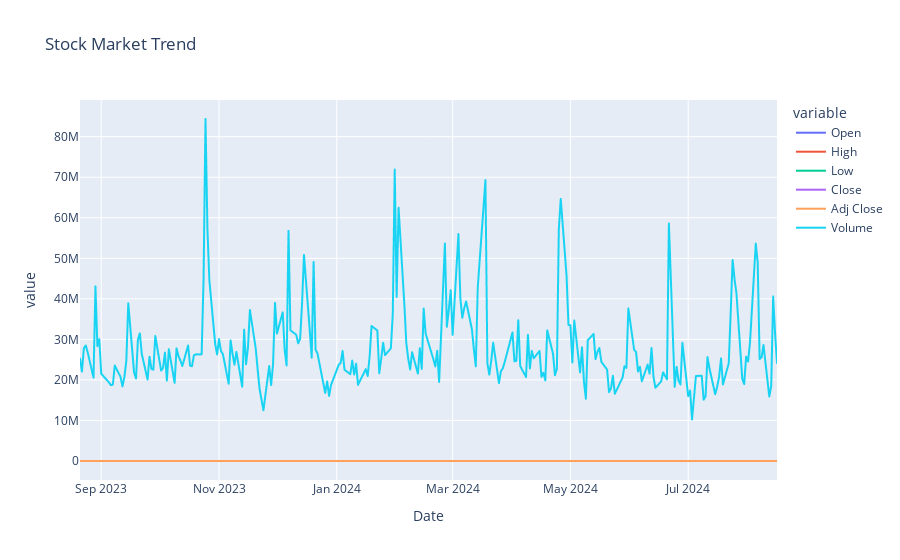

Here is the notebook cell this chart was saved with:
### Code cell
#Time Series and Dataset correlation: 
fig = px.line(df, x="Date", y=df.columns, title="Stock Market Trend")
fig.show()

### Figure 1 — Plotly figure (JSON) as saved in the notebook; plotly's stock layout.template omitted (floating-point values rounded to 4 significant figures; data arrays with more than 128 entries replaced by an {"elided": "..."} marker saying what was removed)
{"data": [{"hovertemplate": "variable=Open<br>Date=%{x}<br>value=%{y}<extra></extra>", "legendgroup": "Open", "line": {"color": "#636efa", "dash": "solid"}, "marker": {"symbol": "circle"}, "mode": "lines", "name": "Open", "showlegend": true, "type": "scattergl", "x": {"elided": "250 str values"}, "xaxis": "x", "y": {"elided": "250 float values"}, "yaxis": "y"}, {"hovertemplate": "variable=High<br>Date=%{x}<br>value=%{y}<extra></extra>", "legendgroup": "High", "line": {"color": "#EF553B", "dash": "solid"}, "marker": {"symbol": "circle"}, "mode": "lines", "name": "High", "showlegend": true, "type": "scattergl", "x": {"elided": "250 str values"}, "xaxis": "x", "y": {"elided": "250 float values"}, "yaxis": "y"}, {"hovertemplate": "variable=Low<br>Date=%{x}<br>value=%{y}<extra></extra>", "legendgroup": "Low", "line": {"color": "#00cc96", "dash": "solid"}, "marker": {"symbol": "circle"}, "mode": "lines", "name": "Low", "showlegend": true, "type": "scattergl", "x": {"elided": "250 str values"}, "xaxis": "x", "y": {"elided": "250 float values"}, "yaxis": "y"}, {"hovertemplate": "variable=Close<br>Date=%{x}<br>value=%{y}<extra></extra>", "legendgroup": "Close", "line": {"color": "#ab63fa", "dash": "solid"}, "marker": {"symbol": "circle"}, "mode": "lines", "name": "Close", "showlegend": true, "type": "scattergl", "x": {"elided": "250 str values"}, "xaxis": "x", "y": {"elided": "250 float values"}, "yaxis": "y"}, {"hovertemplate": "variable=Adj Close<br>Date=%{x}<br>value=%{y}<extra></extra>", "legendgroup": "Adj Close", "line": {"color": "#FFA15A", "dash": "solid"}, "marker": {"symbol": "circle"}, "mode": "lines", "name": "Adj Close", "showlegend": true, "type": "scattergl", "x": {"elided": "250 str values"}, "xaxis": "x", "y": {"elided": "250 float values"}, "yaxis": "y"}, {"hovertemplate": "variable=Volume<br>Date=%{x}<br>value=%{y}<extra></extra>", "legendgroup": "Volume", "line": {"color": "#19d3f3", "dash": "solid"}, "marker": {"symbol": "circle"}, "mode": "lines", "name": "Volume", "showlegend": true, "type": "scattergl", "x": {"elided": "250 str values"}, "xaxis": "x", "y": {"elided": "250 int values"}, "yaxis": "y"}], "layout": {"legend": {"title": {"text": "variable"}, "tracegroupgap": 0}, "title": {"text": "Stock Market Trend"}, "xaxis": {"anchor": "y", "domain": [0, 1], "title": {"text": "Date"}}, "yaxis": {"anchor": "x", "domain": [0, 1], "title": {"text": "value"}}}}
